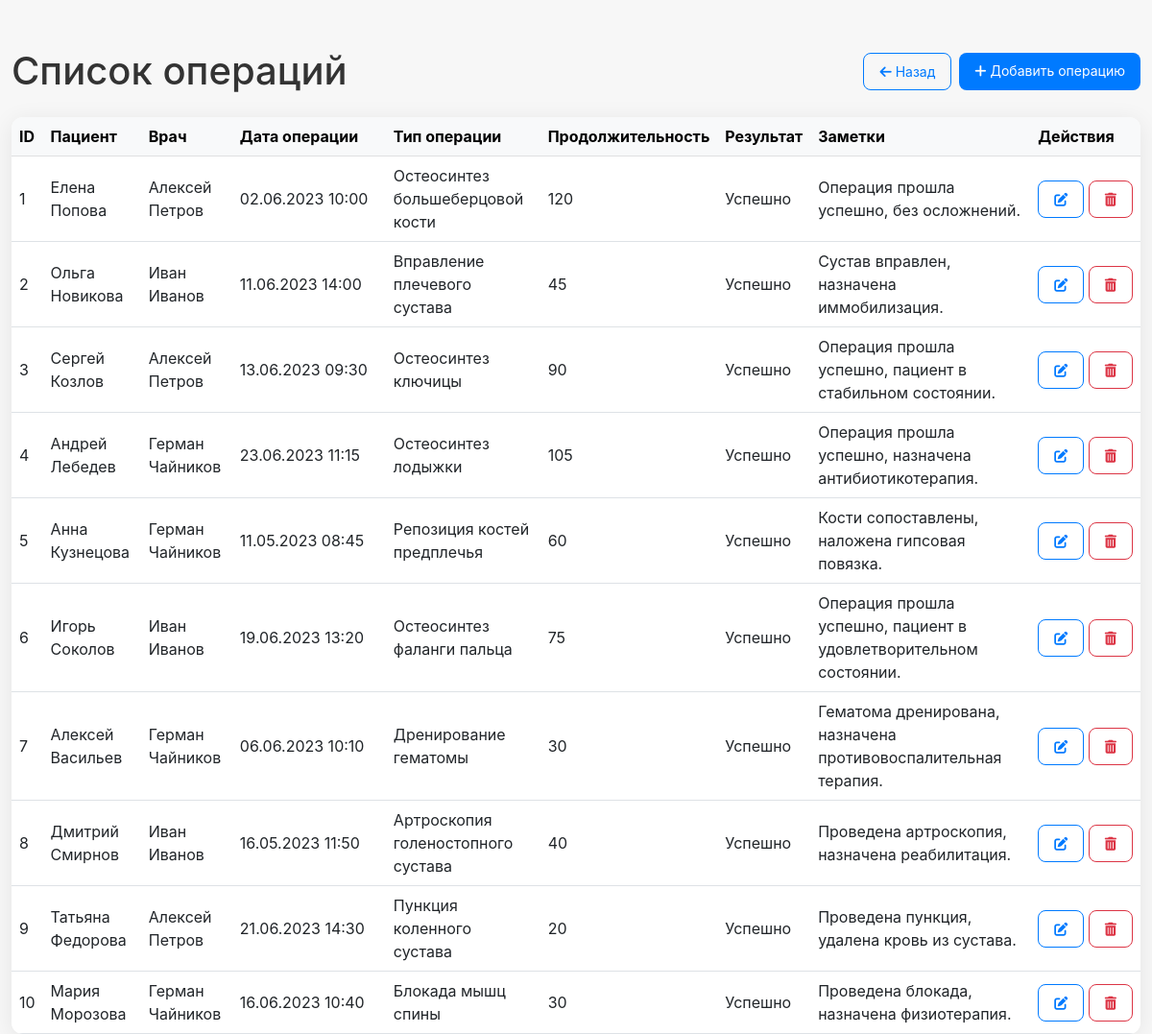
/view_operations, run on the app's committed database.
### app/models.py (models this page shows)
class Operation(db.Model):
    __tablename__ = 'operations'
    operation_id = db.Column(db.Integer, primary_key=True)
    patient_id = db.Column(db.Integer, db.ForeignKey('patients.patient_id'), nullable=False)
    doctor_id = db.Column(db.Integer, db.ForeignKey('doctors.doctor_id'), nullable=False)
    operation_date = db.Column(db.DateTime, default=datetime.now())
    type = db.Column(db.String(100), nullable=False)
    duration = db.Column(db.Integer)  # В минутах
    outcome = db.Column(db.String(150))
    notes = db.Column(db.Text)
    patient = db.relationship('Patient', backref='operations')
    doctor = db.relationship('Doctor', backref='operations')

class Patient(db.Model):
    __tablename__ = 'patients'
    patient_id = db.Column(db.Integer, primary_key=True)
    first_name = db.Column(db.String(50), nullable=False)
    middle_name = db.Column(db.String(50))
    last_name = db.Column(db.String(50), nullable=False)
    birth_date = db.Column(db.Date, nullable=False)
    gender = db.Column(db.String(10), nullable=False)
    address = db.Column(db.String(300))
    phone_number = db.Column(db.String(11))
    emergency_contact = db.Column(db.String(100))
    passport_series = db.Column(db.String(4))
    passport_number = db.Column(db.String(6))
    oms_number = db.Column(db.String(16), unique=True, nullable=False)
    created_at = db.Column(db.DateTime, default=datetime.now())

class Doctor(db.Model):
    __tablename__ = 'doctors'
    doctor_id = db.Column(db.Integer, primary_key=True)
    user_id = db.Column(db.Integer, db.ForeignKey('users.user_id'), nullable=False)
    first_name = db.Column(db.String(50), nullable=False)
    middle_name = db.Column(db.String(50))
    last_name = db.Column(db.String(50), nullable=False)
    birth_date = db.Column(db.Date, nullable=False)
    specialization = db.Column(db.String(50))
    phone_number = db.Column(db.String(11))
    department_id = db.Column(db.Integer, db.ForeignKey('departments.department_id'))
    user = db.relationship('User', back_populates='doctor')
    department = db.relationship(
        'Department',
        foreign_keys=[department_id],  # Явное указание ключа
        backref=db.backref('doctors', lazy=True)
    )

### app/operations.py (the view)
    @app.route('/view_operations')
    def view_operations():
        operations = Operation.query.options(
            db.joinedload(Operation.patient),
            db.joinedload(Operation.doctor)
        ).all()
        return render_template('view_operations.html', operations=operations)

### app/templates/view_operations.html (shortened to what this page needs)
<!DOCTYPE html>
<html lang="ru">
<head>
    <link rel="stylesheet" href="https://cdnjs.cloudflare.com/ajax/libs/bootstrap/5.3.0-alpha1/css/bootstrap.min.css">
    <link rel="stylesheet" href="https://cdnjs.cloudflare.com/ajax/libs/font-awesome/6.0.0-beta3/css/all.min.css">
</head>
<body>
<div class="container">
    <div class="d-flex justify-content-between align-items-center mb-4">
        <h1 class="mb-0">Список операций</h1>
        <div class="d-flex gap-2">
            <a href="{{ url_for('dashboard') }}" class="btn btn-outline-primary">
                <i class="fas fa-arrow-left"></i> Назад
            </a>
            <a href="{{ url_for('add_operation') }}" class="btn btn-primary">
                <i class="fas fa-plus"></i> Добавить операцию
            </a>
        </div>
    </div>
    <div class="table-container">
        <table class="table table-hover align-middle">
            <thead class="table-light">
                <tr>
                    <th>ID</th>
                    <th>Пациент</th>
                    <th>Врач</th>
                    <th>Дата операции</th>
                    <th>Тип операции</th>
                    <th>Продолжительность</th>
                    <th>Результат</th>
                    <th>Заметки</th>
                    <th>Действия</th>
                </tr>
            </thead>
            <tbody>
                {% for operation in operations %}
                <tr>
                    <td>{{ operation.operation_id }}</td>
                    <td>{{ operation.patient.first_name }} {{ operation.patient.last_name }}</td>
                    <td>{{ operation.doctor.first_name }} {{ operation.doctor.last_name }}</td>
                    <td class="datetime-column">
                        {% if operation.operation_date %}
                            {{ operation.operation_date.strftime('%d.%m.%Y %H:%M') }}
                        {% else %}
                            —
                        {% endif %}
                    </td>
                    <td>{{ operation.type }}</td>
                    <td>{{ operation.duration }}</td>
                    <td>{{ operation.outcome }}</td>
                    <td>{{ operation.notes or '—' }}</td>
                    <td class="action-buttons">
                        <a href="{{ url_for('edit_operation', operation_id=operation.operation_id) }}"
                           class="btn btn-sm btn-outline-primary"
                           title="Редактировать">
                            <i class="fas fa-edit"></i>
                        </a>
                        <form action="{{ url_for('delete_operation', operation_id=operation.operation_id) }}"
                              method="POST"
                              class="d-inline"
                              onsubmit="return confirm('Вы уверены, что хотите удалить эту операцию?');">
                            <button type="submit"
                                    class="btn btn-sm btn-outline-danger"
                                    title="Удалить">
                                <i class="fas fa-trash-alt"></i>
                            </button>
                        </form>
                    </td>
                </tr>
                {% else %}
                <tr>
                    <td colspan="9" class="text-center text-muted py-4">
                        Нет данных об операциях
                    </td>
                </tr>
                {% endfor %}
            </tbody>
        </table>
    </div>
</div>
</body>
</html>

### app/templates/view_operations.html (style rules this page uses)
body { background-color: #f7f7f7; font-family: -apple-system, BlinkMacSystemFont, "San Francisco", "Helvetica Neue", sans-serif; color: #333; }
.container { margin-top: 50px; max-width: 1400px; }
.table-container { overflow-x: auto; background: white; border-radius: 12px; box-shadow: 0 4px 24px rgba(0, 0, 0, 0.08); }
.table { margin-bottom: 0; }
.action-buttons { white-space: nowrap; }
.btn { border-radius: 8px; padding: 8px 16px; font-size: 0.875rem; }
.btn-primary { background-color: #007aff; border: none; }
.btn-outline-primary { border-color: #007aff; color: #007aff; }
.datetime-column { min-width: 160px; }

### data on the page
Operation: operation_id "1", patient.first_name "Елена", patient.last_name "Попова", doctor.first_name "Алексей", doctor.last_name "Петров", operation_date "02.06.2023 10:00", type "Остеосинтез большеберцовой кости", duration "120", outcome "Успешно", notes "Операция прошла успешно, без осложнений."
Operation: operation_id "2", patient.first_name "Ольга", patient.last_name "Новикова", doctor.first_name "Иван", doctor.last_name "Иванов", operation_date "11.06.2023 14:00", type "Вправление плечевого сустава", duration "45", outcome "Успешно", notes "Сустав вправлен, назначена иммобилизация."
Operation: operation_id "3", patient.first_name "Сергей", patient.last_name "Козлов", doctor.first_name "Алексей", doctor.last_name "Петров", operation_date "13.06.2023 09:30", type "Остеосинтез ключицы", duration "90", outcome "Успешно", notes "Операция прошла успешно, пациент в стабильном состоянии."
Operation: operation_id "4", patient.first_name "Андрей", patient.last_name "Лебедев", doctor.first_name "Герман", doctor.last_name "Чайников", operation_date "23.06.2023 11:15", type "Остеосинтез лодыжки", duration "105", outcome "Успешно", notes "Операция прошла успешно, назначена антибиотикотерапия."
Operation: operation_id "5", patient.first_name "Анна", patient.last_name "Кузнецова", doctor.first_name "Герман", doctor.last_name "Чайников", operation_date "11.05.2023 08:45", type "Репозиция костей предплечья", duration "60", outcome "Успешно", notes "Кости сопоставлены, наложена гипсовая повязка."
Operation: operation_id "6", patient.first_name "Игорь", patient.last_name "Соколов", doctor.first_name "Иван", doctor.last_name "Иванов", operation_date "19.06.2023 13:20", type "Остеосинтез фаланги пальца", duration "75", outcome "Успешно", notes "Операция прошла успешно, пациент в удовлетворительном состоянии."
Operation: operation_id "7", patient.first_name "Алексей", patient.last_name "Васильев", doctor.first_name "Герман", doctor.last_name "Чайников", operation_date "06.06.2023 10:10", type "Дренирование гематомы", duration "30", outcome "Успешно", notes "Гематома дренирована, назначена противовоспалительная терапия."
Operation: operation_id "8", patient.first_name "Дмитрий", patient.last_name "Смирнов", doctor.first_name "Иван", doctor.last_name "Иванов", operation_date "16.05.2023 11:50", type "Артроскопия голеностопного сустава", duration "40", outcome "Успешно", notes "Проведена артроскопия, назначена реабилитация."
Operation: operation_id "9", patient.first_name "Татьяна", patient.last_name "Федорова", doctor.first_name "Алексей", doctor.last_name "Петров", operation_date "21.06.2023 14:30", type "Пункция коленного сустава", duration "20", outcome "Успешно", notes "Проведена пункция, удалена кровь из сустава."
Operation: operation_id "10", patient.first_name "Мария", patient.last_name "Морозова", doctor.first_name "Герман", doctor.last_name "Чайников", operation_date "16.06.2023 10:40", type "Блокада мышц спины", duration "30", outcome "Успешно", notes "Проведена блокада, назначена физиотерапия."
